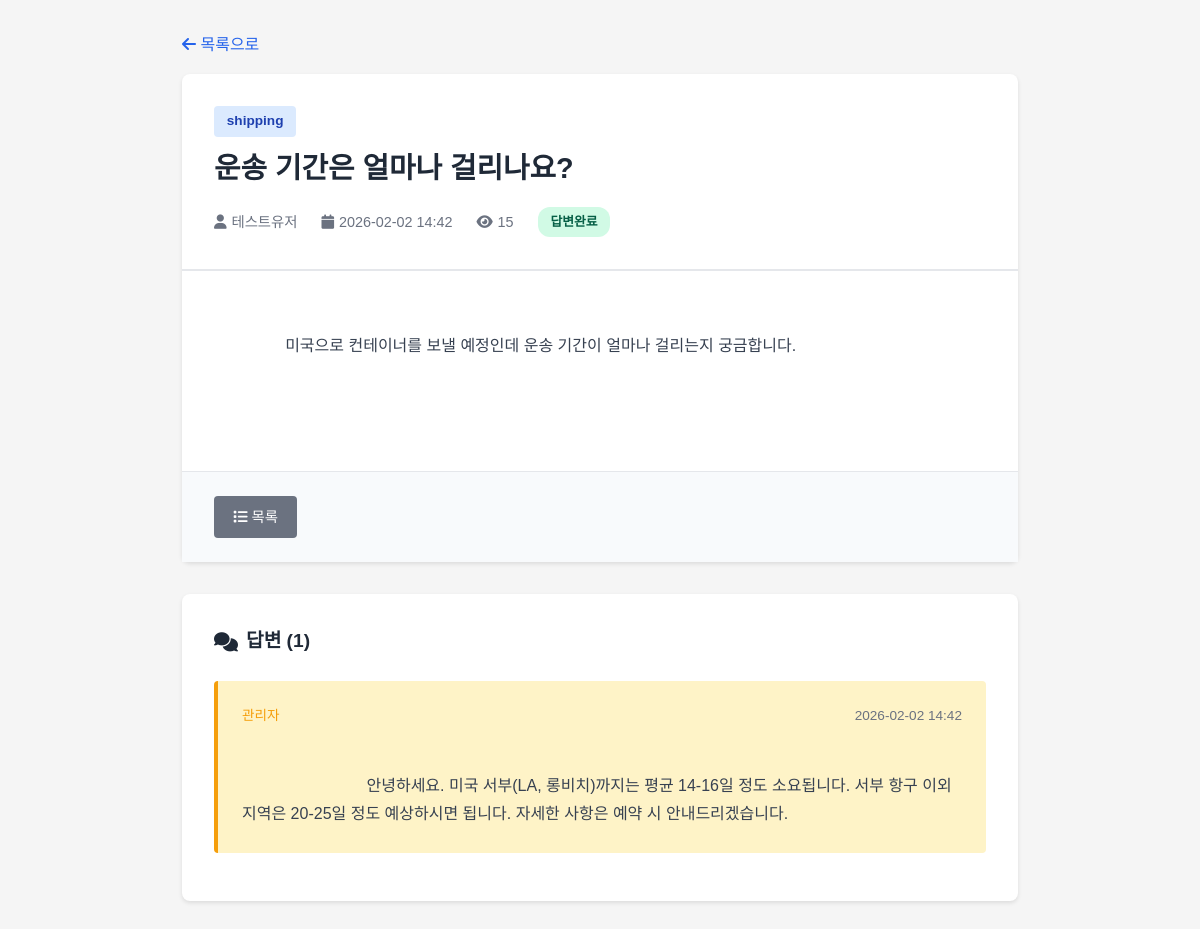
The app's page /qna/view.php?id=1 with its own data.
### tables this page shows
CREATE TABLE IF NOT EXISTS `qna` (
  `id` int(11) NOT NULL AUTO_INCREMENT,
  `writer_id` varchar(50) NOT NULL COMMENT '작성자 ID',
  `writer` varchar(100) NOT NULL COMMENT '작성자 이름',
  `category` varchar(50) NOT NULL COMMENT '카테고리',
  `title` varchar(200) NOT NULL COMMENT '제목',
  `content` text NOT NULL COMMENT '내용',
  `email` varchar(100) DEFAULT NULL COMMENT '답변받을 이메일',
  `view_count` int(11) DEFAULT 0 COMMENT '조회수',
  `status` varchar(20) DEFAULT 'active' COMMENT '상태 (active/deleted)',
  `is_answered` tinyint(1) DEFAULT 0 COMMENT '답변 여부',
  `created_at` datetime NOT NULL COMMENT '작성일',
  `updated_at` datetime NOT NULL COMMENT '수정일',
  PRIMARY KEY (`id`),
  KEY `idx_writer_id` (`writer_id`),
  KEY `idx_category` (`category`),
  KEY `idx_status` (`status`),
  KEY `idx_created_at` (`created_at`)
);

CREATE TABLE IF NOT EXISTS `qna_answers` (
  `id` int(11) NOT NULL AUTO_INCREMENT,
  `qna_id` int(11) NOT NULL COMMENT 'QnA 게시글 ID',
  `writer_id` varchar(50) NOT NULL COMMENT '답변자 ID',
  `writer` varchar(100) NOT NULL COMMENT '답변자 이름',
  `content` text NOT NULL COMMENT '답변 내용',
  `is_admin` tinyint(1) DEFAULT 0 COMMENT '관리자 답변 여부',
  `created_at` datetime NOT NULL COMMENT '작성일',
  PRIMARY KEY (`id`),
  KEY `idx_qna_id` (`qna_id`),
  KEY `idx_created_at` (`created_at`),
  CONSTRAINT `fk_qna_answers_qna` FOREIGN KEY (`qna_id`) REFERENCES `qna` (`id`) ON DELETE CASCADE
);

### qna/config.php (called while the page is built, shortened)
<?php
function escape($str) {
    return htmlspecialchars($str, ENT_QUOTES, 'UTF-8');
}
?>

### qna/view.php (the view, shortened to what this page needs)
<?php
require_once 'config.php';
$id = isset($_GET['id']) ? intval($_GET['id']) : 0;
$stmt = $pdo->prepare("
    SELECT *,
           DATE_FORMAT(created_at, '%Y-%m-%d %H:%i') as created_date,
           DATE_FORMAT(updated_at, '%Y-%m-%d %H:%i') as updated_date
    FROM qna
    WHERE id = ?
");
$stmt->execute([$id]);
$qna = $stmt->fetch();
$stmt = $pdo->prepare("
    SELECT *,
           DATE_FORMAT(created_at, '%Y-%m-%d %H:%i') as created_date
    FROM qna_answers
    WHERE qna_id = ?
    ORDER BY created_at ASC
");
$stmt->execute([$id]);
$answers = $stmt->fetchAll();
?>
<!DOCTYPE html>
<html lang="ko">
<head>
    <link href="https://cdnjs.cloudflare.com/ajax/libs/font-awesome/6.4.0/css/all.min.css" rel="stylesheet">
</head>
<body>
    <div class="container">
        <a href="index.php" class="back-link">
            <i class="fas fa-arrow-left"></i> 목록으로
        </a>
        <div class="post-container">
            <div class="post-header">
                <span class="post-category"><?= escape($qna['category']) ?></span>
                <h1 class="post-title"><?= escape($qna['title']) ?></h1>
                <div class="post-meta">
                    <span><i class="fas fa-user"></i> <?= escape($qna['writer']) ?></span>
                    <span><i class="fas fa-calendar"></i> <?= $qna['created_date'] ?></span>
                    <span><i class="fas fa-eye"></i> <?= number_format($qna['view_count']) ?></span>
                    <span>
                        <?php if ($qna['is_answered']): ?>
                            <span class="status-badge status-answered">답변완료</span>
                        <?php else: ?>
                            <span class="status-badge status-waiting">답변대기</span>
                        <?php endif; ?>
                    </span>
                </div>
            </div>
            <div class="post-content">
                <?= escape($qna['content']) ?>
            </div>
            <div class="post-footer">
                <div class="button-group">
                    <a href="index.php" class="btn btn-secondary">
                        <i class="fas fa-list"></i> 목록
                    </a>
                </div>
            </div>
        </div>
        <div class="answer-section">
            <div class="answer-header">
                <i class="fas fa-comments"></i>
                답변 (<?= count($answers) ?>)
            </div>
            <?php if (empty($answers)): ?>
                <div class="no-answer">
                    <i class="fas fa-comment-slash" style="font-size: 2rem; margin-bottom: 0.5rem; opacity: 0.3;"></i>
                    <p>아직 답변이 없습니다. 관리자가 확인 후 답변드립니다.</p>
                </div>
            <?php else: ?>
                <?php foreach ($answers as $answer): ?>
                    <div class="answer-item <?= $answer['is_admin'] ? 'answer-admin' : '' ?>">
                        <div class="answer-meta">
                            <span class="<?= $answer['is_admin'] ? 'answer-author-admin' : 'answer-author' ?>">
                                <?= $answer['is_admin'] ? '관리자' : escape($answer['writer']) ?>
                            </span>
                            <span><?= $answer['created_date'] ?></span>
                        </div>
                        <div class="answer-content">
                            <?= escape($answer['content']) ?>
                        </div>
                    </div>
                <?php endforeach; ?>
            <?php endif; ?>
        </div>
    </div>
</body>
</html>

### qna/view.php (style rules this page uses)
* { margin: 0; padding: 0; box-sizing: border-box; }
body { font-family: 'Noto Sans KR', sans-serif; background: #f5f5f5; line-height: 1.6; }
.container { max-width: 900px; margin: 0 auto; padding: 2rem; }
.back-link { display: inline-block; margin-bottom: 1rem; color: #2563eb; text-decoration: none; font-weight: 500; }
.post-container { background: white; border-radius: 8px; box-shadow: 0 2px 4px rgba(0,0,0,0.1); margin-bottom: 2rem; }
.post-header { padding: 2rem; border-bottom: 2px solid #e5e7eb; }
.post-category { display: inline-block; padding: 0.3rem 0.8rem; background: #dbeafe; color: #1e40af; border-radius: 4px; font-size: 0.85rem; font-weight: 600; margin-bottom: 0.5rem; }
.post-title { font-size: 1.8rem; color: #1f2937; margin-bottom: 1rem; }
.post-meta { display: flex; gap: 1.5rem; color: #6b7280; font-size: 0.9rem; flex-wrap: wrap; }
.post-meta span { display: flex; align-items: center; gap: 0.3rem; }
.post-content { padding: 2rem; min-height: 200px; line-height: 1.8; color: #374151; white-space: pre-wrap; word-wrap: break-word; }
.post-footer { padding: 1.5rem 2rem; background: #f8fafc; border-top: 1px solid #e5e7eb; display: flex; justify-content: space-between; align-items: center; flex-wrap: wrap; gap: 1rem; }
.button-group { display: flex; gap: 0.5rem; }
.btn { padding: 0.6rem 1.2rem; border: none; border-radius: 4px; font-weight: 500; cursor: pointer; text-decoration: none; display: inline-block; transition: all 0.2s; font-size: 0.9rem; }
.btn-secondary { background: #6b7280; color: white; }
.answer-section { background: white; border-radius: 8px; box-shadow: 0 2px 4px rgba(0,0,0,0.1); padding: 2rem; margin-bottom: 2rem; }
.answer-header { font-size: 1.2rem; font-weight: 600; color: #1f2937; margin-bottom: 1.5rem; display: flex; align-items: center; gap: 0.5rem; }
.answer-item { background: #f0f9ff; border-left: 4px solid #2563eb; padding: 1.5rem; margin-bottom: 1rem; border-radius: 4px; }
.answer-admin { background: #fef3c7; border-left-color: #f59e0b; }
.answer-meta { display: flex; justify-content: space-between; align-items: center; margin-bottom: 1rem; font-size: 0.85rem; color: #6b7280; }
.answer-author-admin { color: #f59e0b; }
.answer-content { line-height: 1.8; color: #374151; white-space: pre-wrap; word-wrap: break-word; }
.status-badge { display: inline-block; padding: 0.3rem 0.8rem; border-radius: 12px; font-size: 0.8rem; font-weight: 600; }
.status-answered { background: #d1fae5; color: #065f46; }

### records on screen
qna: category "shipping", title "운송 기간은 얼마나 걸리나요?", writer "테스트유저", view_count "15", content "미국으로 컨테이너를 보낼 예정인데 운송 기간이 얼마나 걸리는지 궁금합니다."
qna_answers: is_admin "관리자", created_date "2026-02-02 14:42", content "안녕하세요. 미국 서부(LA, 롱비치)까지는 평균 14-16일 정도 소요됩니다. 서부 항구 이외 지역은 20-25일 정도 예상하시면 됩니다. 자세한 사항은 예약 시 안내드리겠습니다."

### other values on screen
$qna['created_date'] "2026-02-02 14:42"
count($answers) "1"
